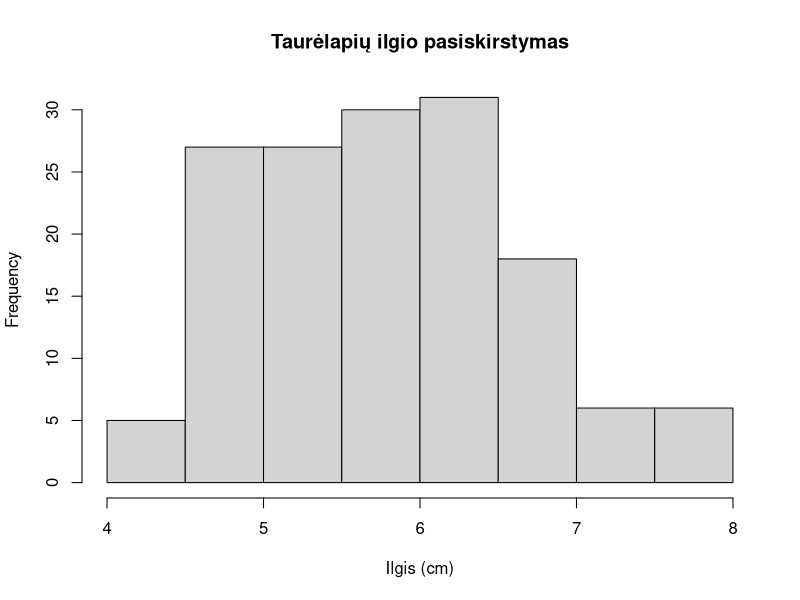
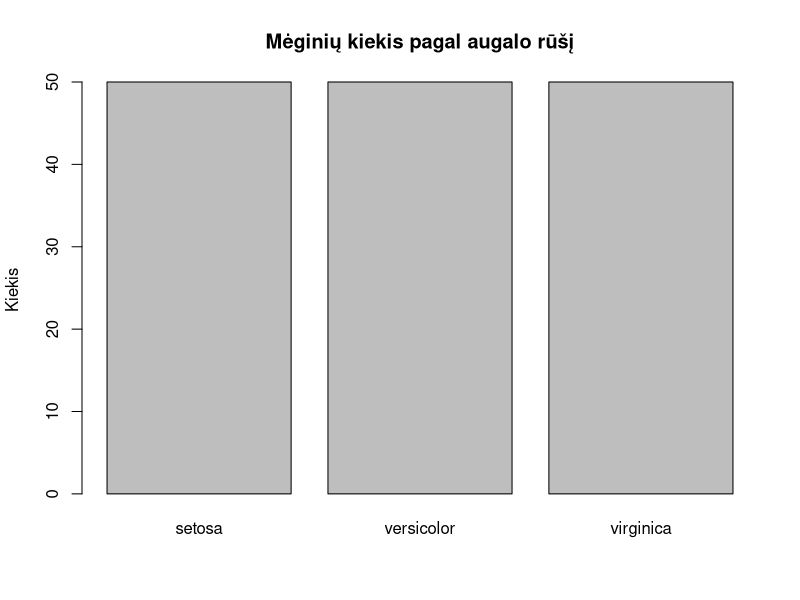
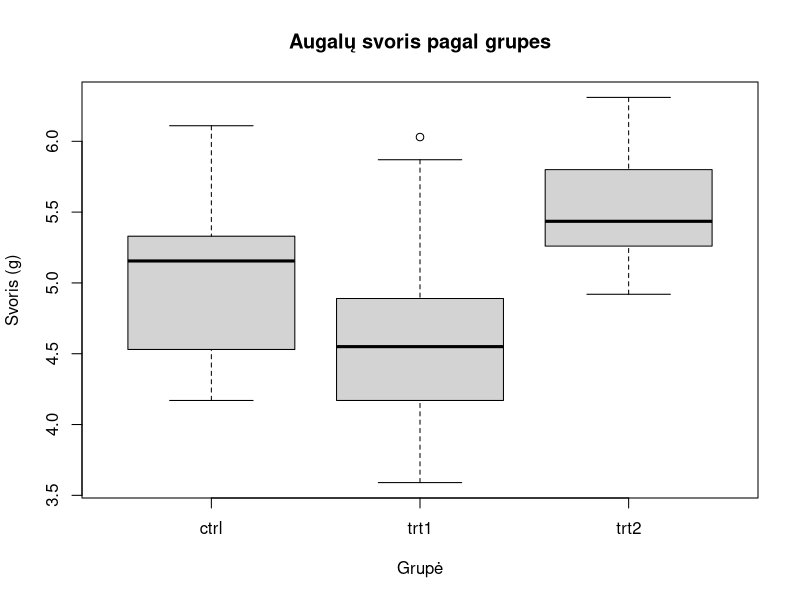
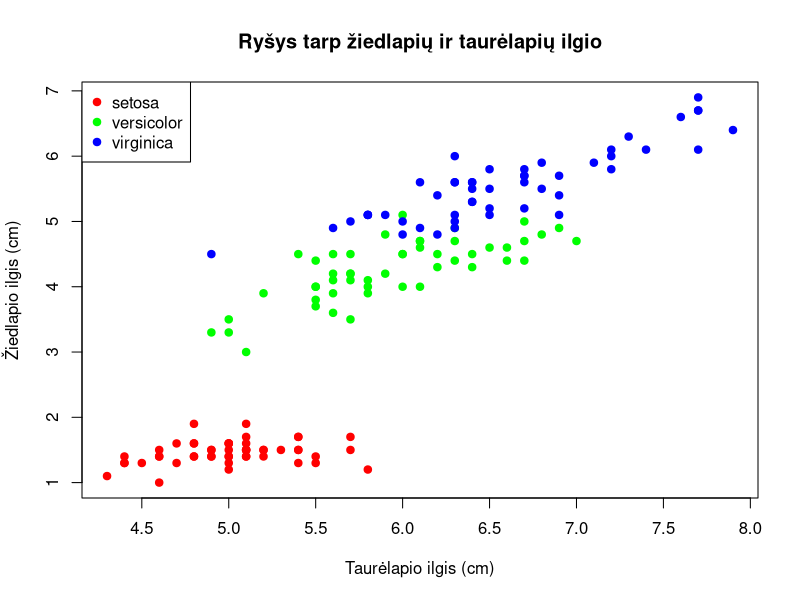
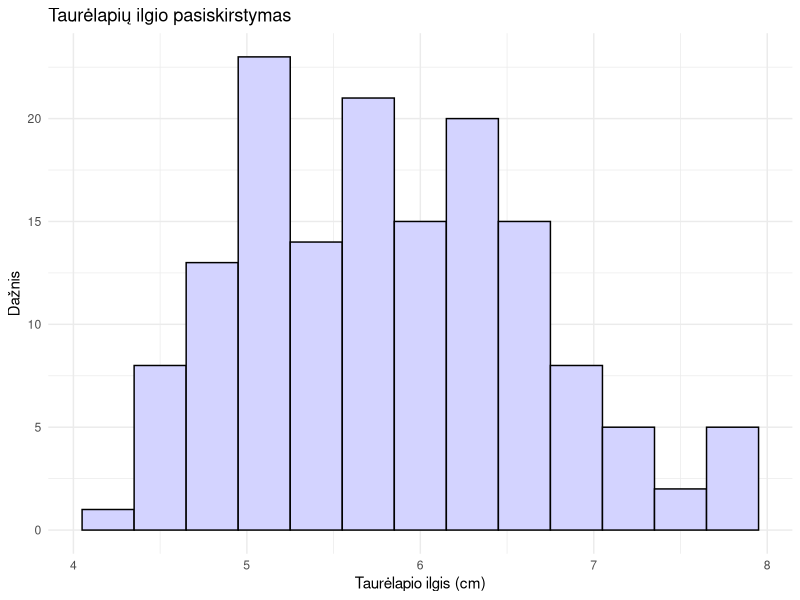
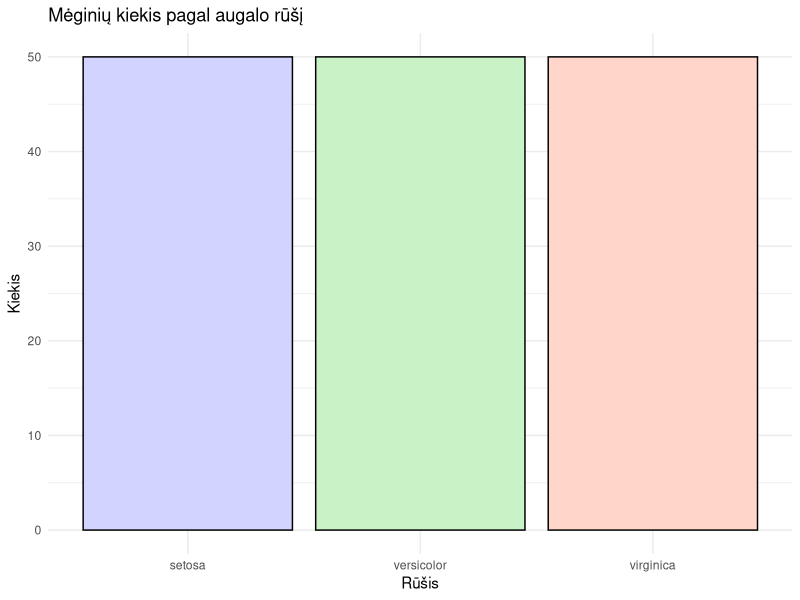
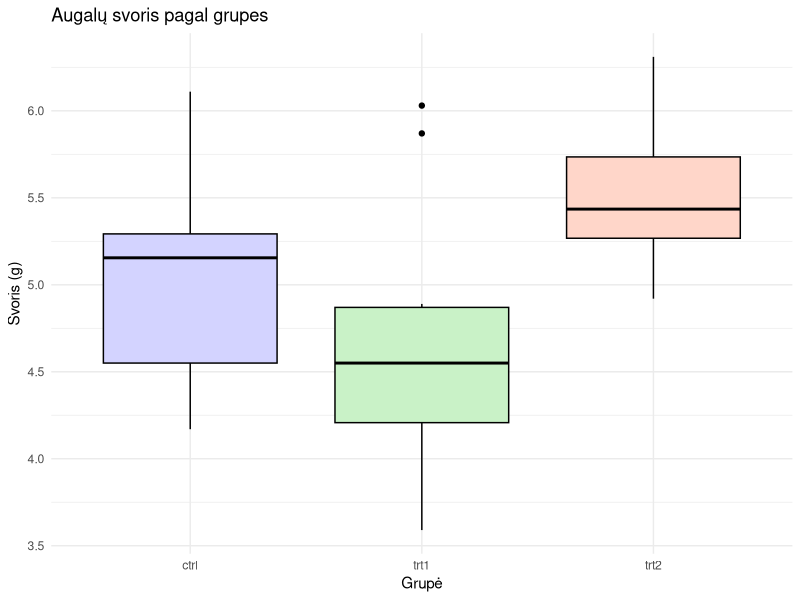
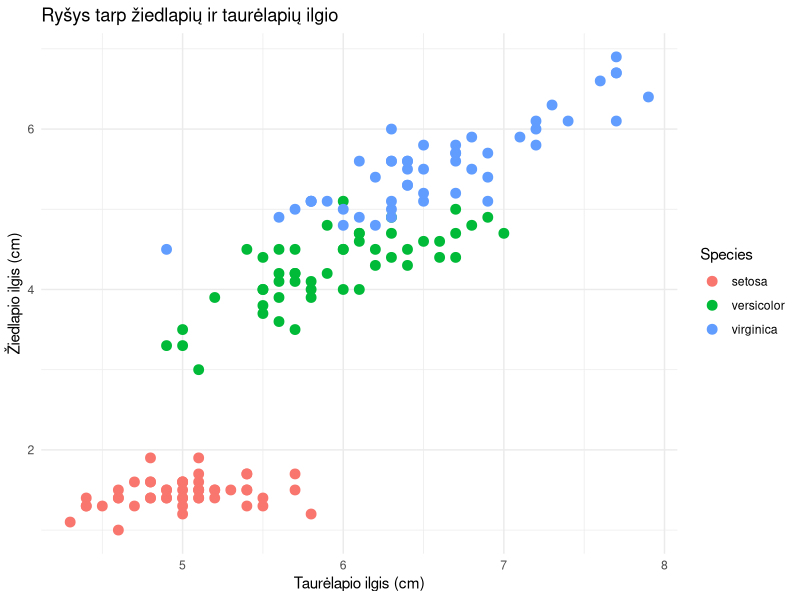

Recreate these plots in R, in order.
#########################################
# Pradedame nuo bazinio R vizualizacijų #
#########################################

# Histograma
hist(iris$Sepal.Length, main="Taurėlapių ilgio pasiskirstymas", xlab="Ilgis (cm)")

# Stulpelinė diagrama
barplot(table(iris$Species), main="Mėginių kiekis pagal augalo rūšį", ylab="Kiekis")

# Dėžučių grafikas
boxplot(weight ~ group, data=PlantGrowth,
        main="Augalų svoris pagal grupes", xlab="Grupė", ylab="Svoris (g)")

# Sklaidos diagrama
# Bazinis R
plot(iris$Sepal.Length, iris$Petal.Length,
     col = c("red", "green", "blue")[iris$Species],
     pch = 19,
     main = "Ryšys tarp žiedlapių ir taurėlapių ilgio",
     xlab = "Taurėlapio ilgis (cm)",
     ylab = "Žiedlapio ilgis (cm)")

# Pridedame legendą
legend("topleft",
       legend = levels(iris$Species),
       col = c("red", "green", "blue"),
       pch = 19)

#####################################
# Pereiname prie ggplot2 ############
# Jei naudojama pirmą kartą #########
# Reikia suinstaliuoti ##############
# install.packages("ggplot2") #######
# instaliuojama tik vieną kartą #####
# užkraunama kaskart pradėjus darbą #
# library(ggplot2) ##################
#####################################

library(ggplot2)

# Histograma su ggplot2
ggplot(iris, aes(x = Sepal.Length)) +
  geom_histogram(
    binwidth = 0.3,         # control bar width
    fill = "#D3D3FF",       # custom color
    color = "black"
  ) +
  labs(
    title = "Taurėlapių ilgio pasiskirstymas",
    x = "Taurėlapio ilgis (cm)",
    y = "Dažnis"
  ) +
  theme_minimal()

# Stulpelinė diagrama su ggplot2
ggplot(iris, aes(x = Species, fill = Species)) +
  geom_bar(color = "black") +
  scale_fill_manual(values = c("#D3D3FF", "#C9F2C7", "#FFD6C9")) +
  labs(
    title = "Mėginių kiekis pagal augalo rūšį",
    x = "Rūšis",
    y = "Kiekis"
  ) +
  theme_minimal() +
  theme(legend.position = "none")

# Dėžučių grafikas su ggplot2
ggplot(PlantGrowth, aes(x = group, y = weight, fill = group)) +
  geom_boxplot(color = "black") +
  scale_fill_manual(values = c("#D3D3FF", "#C9F2C7", "#FFD6C9")) +
  labs(
    title = "Augalų svoris pagal grupes",
    x = "Grupė",
    y = "Svoris (g)"
  ) +
  theme_minimal() +
  theme(legend.position = "none")

# Sklaidos diagrama su ggplot2
ggplot(iris, aes(x = Sepal.Length, y = Petal.Length, color = Species)) +
  geom_point(size = 3) +
  labs(
    title = "Ryšys tarp žiedlapių ir taurėlapių ilgio",
    x = "Taurėlapio ilgis (cm)",
    y = "Žiedlapio ilgis (cm)"
  ) +
  theme_minimal()

# Kaip išsaugoti grafikus kaip aukštos raiškos paveikslėlius?
# Nepamirštame nusistatyti darbinės direktorijos
# Kodinis darbinio aplanko nustatymas (reikia suvesti kelią į savo darbinį aplanką):
setwd("C:/Users/gabij/Documents/Biomatika/Pamokos_fortui/4_pamoka")

# Norint patikrinti darbinę direktoriją, naudojame:
getwd()

# Naudojame ankstesnį diagramos kodą, tik suteikiame jam pavadinimą
p1 <- ggplot(iris, aes(x = Sepal.Length)) +
  geom_histogram(
    binwidth = 0.3,         # control bar width
    fill = "#D3D3FF",       # custom color
    color = "black"
  ) +
  labs(
    title = "Taurėlapių ilgio pasiskirstymas",
    x = "Taurėlapio ilgis (cm)",
    y = "Dažnis"
  ) +
  theme_minimal()

p1

# Panaudojame kodą išsaugojimui
ggsave("histograma.png", p1, 
       width = 6, height = 5, dpi = 300, units = "in")
